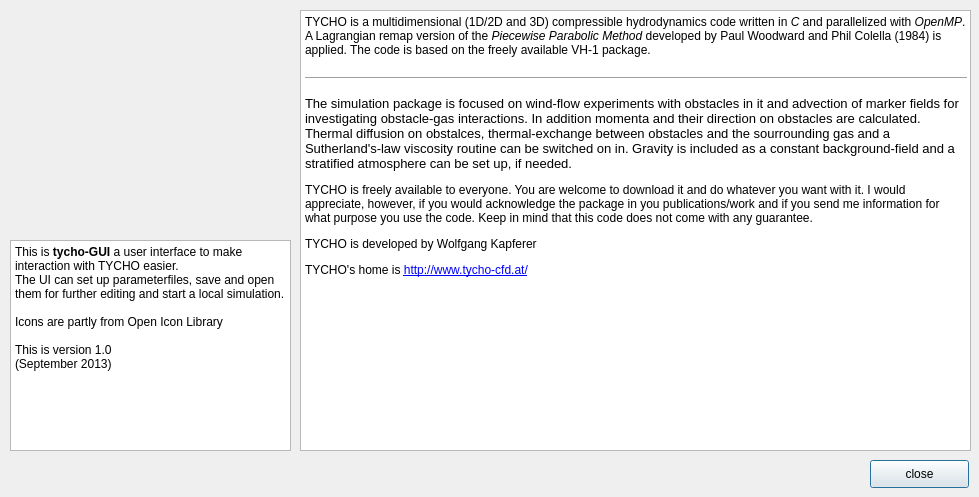
<?xml version="1.0" encoding="UTF-8"?>
<ui version="4.0">
 <class>about</class>
 <widget class="QDialog" name="about">
  <property name="geometry">
   <rect>
    <x>0</x>
    <y>0</y>
    <width>979</width>
    <height>497</height>
   </rect>
  </property>
  <property name="windowTitle">
   <string>About tycho GUI</string>
  </property>
  <property name="windowIcon">
   <iconset>
    <normaloff>tycho_logo_klein.png</normaloff>tycho_logo_klein.png</iconset>
  </property>
  <widget class="QLabel" name="label">
   <property name="geometry">
    <rect>
     <x>20</x>
     <y>50</y>
     <width>271</width>
     <height>151</height>
    </rect>
   </property>
   <property name="text">
    <string/>
   </property>
   <property name="pixmap">
    <pixmap>tycho_logo_klein.png</pixmap>
   </property>
  </widget>
  <widget class="QTextBrowser" name="textBrowser">
   <property name="geometry">
    <rect>
     <x>300</x>
     <y>10</y>
     <width>671</width>
     <height>441</height>
    </rect>
   </property>
   <property name="html">
    <string>&lt;!DOCTYPE HTML PUBLIC &quot;-//W3C//DTD HTML 4.0//EN&quot; &quot;http://www.w3.org/TR/REC-html40/strict.dtd&quot;&gt;
&lt;html&gt;&lt;head&gt;&lt;meta name=&quot;qrichtext&quot; content=&quot;1&quot; /&gt;&lt;style type=&quot;text/css&quot;&gt;
p, li { white-space: pre-wrap; }
&lt;/style&gt;&lt;/head&gt;&lt;body style=&quot; font-family:'MS Shell Dlg 2'; font-size:8.25pt; font-weight:400; font-style:normal;&quot;&gt;
&lt;p style=&quot; margin-top:0px; margin-bottom:0px; margin-left:0px; margin-right:0px; -qt-block-indent:0; text-indent:0px;&quot;&gt;&lt;span style=&quot; font-family:'Sans Serif'; font-size:9pt;&quot;&gt;TYCHO is a multidimensional (1D/2D and 3D) compressible hydrodynamics code written in &lt;/span&gt;&lt;span style=&quot; font-family:'Sans Serif'; font-size:9pt; font-style:italic;&quot;&gt;C&lt;/span&gt;&lt;span style=&quot; font-family:'Sans Serif'; font-size:9pt;&quot;&gt; and parallelized with &lt;/span&gt;&lt;span style=&quot; font-family:'Sans Serif'; font-size:9pt; font-style:italic;&quot;&gt;OpenMP&lt;/span&gt;&lt;span style=&quot; font-family:'Sans Serif'; font-size:9pt;&quot;&gt;. A Lagrangian remap version of the &lt;/span&gt;&lt;span style=&quot; font-family:'Sans Serif'; font-size:9pt; font-style:italic;&quot;&gt;Piecewise Parabolic Method&lt;/span&gt;&lt;span style=&quot; font-family:'Sans Serif'; font-size:9pt;&quot;&gt; developed by Paul Woodward and Phil Colella (1984) is applied. The code is based on the freely available VH-1 package.&lt;br /&gt;&lt;/span&gt;&lt;/p&gt;
&lt;hr /&gt;
&lt;p style=&quot; margin-top:12px; margin-bottom:12px; margin-left:0px; margin-right:0px; -qt-block-indent:0; text-indent:0px;&quot;&gt;&lt;span style=&quot; font-family:'Sans Serif'; font-size:10pt;&quot;&gt;The simulation package is focused on wind-flow experiments with obstacles in it and advection of marker fields for investigating obstacle-gas interactions. In addition momenta and their direction on obstacles are calculated. Thermal diffusion on obstalces, thermal-exchange between obstacles and the sourrounding gas and a Sutherland's-law viscosity routine can be switched on in. Gravity is included as a constant background-field and a stratified atmosphere can be set up, if needed.&lt;/span&gt;&lt;/p&gt;
&lt;p style=&quot; margin-top:12px; margin-bottom:12px; margin-left:0px; margin-right:0px; -qt-block-indent:0; text-indent:0px;&quot;&gt;&lt;span style=&quot; font-family:'Sans Serif'; font-size:9pt;&quot;&gt;TYCHO is freely available to everyone. You are welcome to download it and do whatever you want with it. I would appreciate, however, if you would acknowledge the package in you publications/work and if you send me information for what purpose you use the code. Keep in mind that this code does not come with any guarantee. &lt;/span&gt;&lt;/p&gt;
&lt;p style=&quot; margin-top:12px; margin-bottom:12px; margin-left:0px; margin-right:0px; -qt-block-indent:0; text-indent:0px;&quot;&gt;&lt;span style=&quot; font-family:'Sans Serif'; font-size:9pt;&quot;&gt;TYCHO is developed by Wolfgang Kapferer&lt;/span&gt;&lt;/p&gt;
&lt;p style=&quot; margin-top:12px; margin-bottom:12px; margin-left:0px; margin-right:0px; -qt-block-indent:0; text-indent:0px;&quot;&gt;&lt;span style=&quot; font-family:'Sans Serif'; font-size:9pt;&quot;&gt;TYCHO's home is &lt;/span&gt;&lt;a href=&quot;http://www.tycho-cfd.at/&quot;&gt;&lt;span style=&quot; font-family:'Sans Serif'; font-size:9pt; text-decoration: underline; color:#0000ff;&quot;&gt;http://www.tycho-cfd.at/&lt;/span&gt;&lt;/a&gt;&lt;/p&gt;&lt;/body&gt;&lt;/html&gt;</string>
   </property>
   <property name="openExternalLinks">
    <bool>true</bool>
   </property>
  </widget>
  <widget class="QPushButton" name="close">
   <property name="geometry">
    <rect>
     <x>870</x>
     <y>460</y>
     <width>99</width>
     <height>28</height>
    </rect>
   </property>
   <property name="text">
    <string>close</string>
   </property>
  </widget>
  <widget class="QTextBrowser" name="textBrowser_2">
   <property name="geometry">
    <rect>
     <x>10</x>
     <y>240</y>
     <width>281</width>
     <height>211</height>
    </rect>
   </property>
   <property name="html">
    <string>&lt;!DOCTYPE HTML PUBLIC &quot;-//W3C//DTD HTML 4.0//EN&quot; &quot;http://www.w3.org/TR/REC-html40/strict.dtd&quot;&gt;
&lt;html&gt;&lt;head&gt;&lt;meta name=&quot;qrichtext&quot; content=&quot;1&quot; /&gt;&lt;style type=&quot;text/css&quot;&gt;
p, li { white-space: pre-wrap; }
&lt;/style&gt;&lt;/head&gt;&lt;body style=&quot; font-family:'MS Shell Dlg 2'; font-size:8.25pt; font-weight:400; font-style:normal;&quot;&gt;
&lt;p style=&quot; margin-top:0px; margin-bottom:0px; margin-left:0px; margin-right:0px; -qt-block-indent:0; text-indent:0px;&quot;&gt;&lt;span style=&quot; font-family:'Sans Serif'; font-size:9pt;&quot;&gt;This is &lt;/span&gt;&lt;span style=&quot; font-family:'Sans Serif'; font-size:9pt; font-weight:600;&quot;&gt;tycho-GUI&lt;/span&gt;&lt;span style=&quot; font-family:'Sans Serif'; font-size:9pt;&quot;&gt; a user interface to make interaction with TYCHO easier.&lt;/span&gt;&lt;/p&gt;
&lt;p style=&quot; margin-top:0px; margin-bottom:0px; margin-left:0px; margin-right:0px; -qt-block-indent:0; text-indent:0px;&quot;&gt;&lt;span style=&quot; font-family:'Sans Serif'; font-size:9pt;&quot;&gt;The UI can set up parameterfiles, save and open them for further editing and start a local simulation. &lt;/span&gt;&lt;/p&gt;
&lt;p style=&quot;-qt-paragraph-type:empty; margin-top:0px; margin-bottom:0px; margin-left:0px; margin-right:0px; -qt-block-indent:0; text-indent:0px; font-family:'Sans Serif'; font-size:9pt;&quot;&gt;&lt;br /&gt;&lt;/p&gt;
&lt;p style=&quot; margin-top:0px; margin-bottom:0px; margin-left:0px; margin-right:0px; -qt-block-indent:0; text-indent:0px;&quot;&gt;&lt;span style=&quot; font-family:'Sans Serif'; font-size:9pt;&quot;&gt;Icons are partly from Open Icon Library &lt;/span&gt;&lt;/p&gt;
&lt;p style=&quot;-qt-paragraph-type:empty; margin-top:0px; margin-bottom:0px; margin-left:0px; margin-right:0px; -qt-block-indent:0; text-indent:0px; font-family:'Sans Serif'; font-size:9pt;&quot;&gt;&lt;br /&gt;&lt;/p&gt;
&lt;p style=&quot; margin-top:0px; margin-bottom:0px; margin-left:0px; margin-right:0px; -qt-block-indent:0; text-indent:0px;&quot;&gt;&lt;span style=&quot; font-family:'Sans Serif'; font-size:9pt;&quot;&gt;This is version 1.0&lt;/span&gt;&lt;/p&gt;
&lt;p style=&quot; margin-top:0px; margin-bottom:0px; margin-left:0px; margin-right:0px; -qt-block-indent:0; text-indent:0px;&quot;&gt;&lt;span style=&quot; font-family:'Sans Serif'; font-size:9pt;&quot;&gt;(September 2013)&lt;/span&gt;&lt;/p&gt;
&lt;p style=&quot;-qt-paragraph-type:empty; margin-top:0px; margin-bottom:0px; margin-left:0px; margin-right:0px; -qt-block-indent:0; text-indent:0px; font-family:'Sans Serif'; font-size:9pt;&quot;&gt;&lt;br /&gt;&lt;/p&gt;&lt;/body&gt;&lt;/html&gt;</string>
   </property>
  </widget>
 </widget>
 <resources/>
 <connections/>
</ui>
